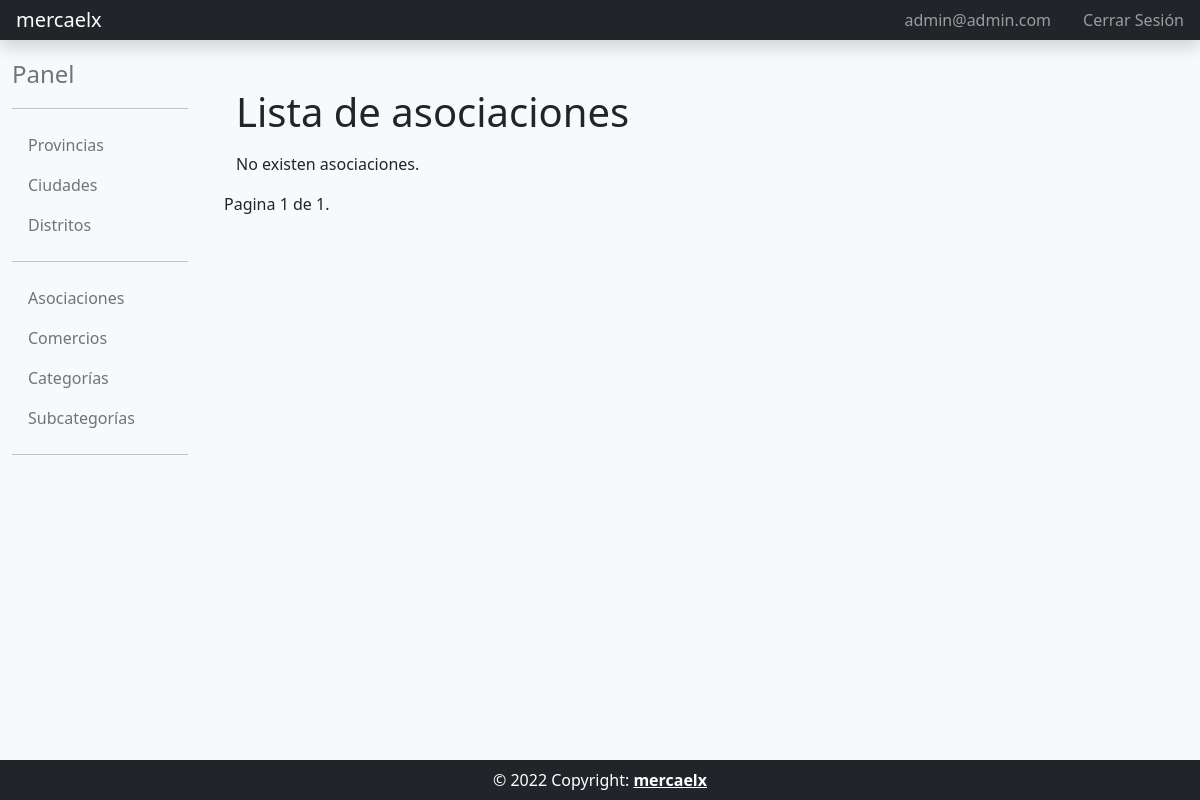
/asociacion_list/ (signed in), run on an earlier commit of the app's database.
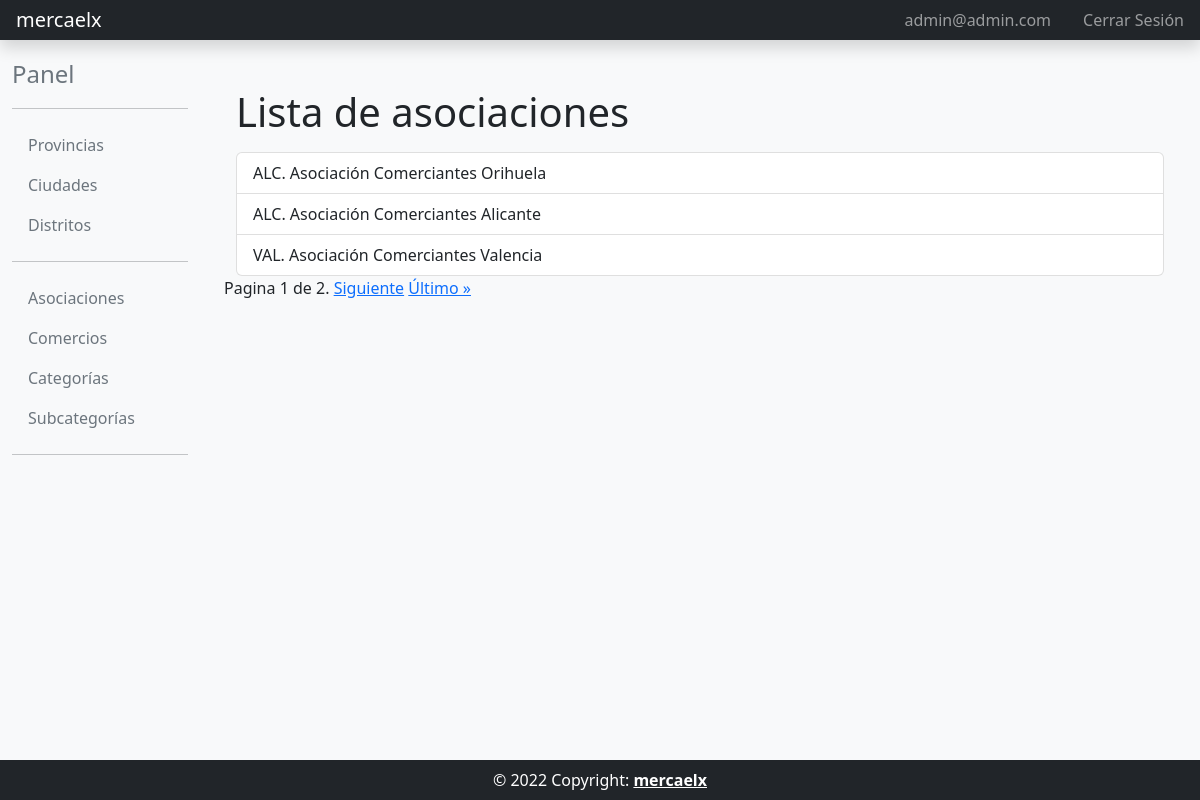
And on a later commit of the database.
### directorio_comercios/models.py (models this page shows)
class Asociacion(models.Model):
    nombre = models.CharField(max_length=256, unique=True)
    direccion = models.TextField(blank=True, null=True)
    ciudad = models.ForeignKey('core.Ciudad', on_delete=models.PROTECT)
    correo_electronico = models.EmailField(blank=True, null=True)
    telefono = models.CharField(max_length=15,blank=True,null=True,
    )
    def __str__(self):
        return f"{self.ciudad.provincia.codigo}. {self.nombre}"
    class Meta:
        unique_together = ('ciudad', 'nombre')
        verbose_name = 'Asociación'
        verbose_name_plural = 'Asociaciones'
        ordering = ['ciudad__codigo', 'nombre']

### core/models.py (models this page shows, shortened)
class Ciudad(models.Model):
    codigo = models.CharField(max_length=10, unique=True)
    nombre = models.CharField(max_length=256, unique=True)
    provincia = models.ForeignKey(Provincia, on_delete=models.PROTECT)
    class Meta:
        verbose_name = 'Ciudad'
        verbose_name_plural = 'Ciudades'
        ordering = ['nombre']

class Provincia(models.Model):
    codigo = models.CharField(max_length=10, unique=True)
    nombre = models.CharField(max_length=255, unique=True)
    class Meta:
        verbose_name = 'Provincia' # Nombre en singular
        verbose_name_plural = 'Provincias' # Nombre en plural
        ordering = ['nombre'] # Ordenar por nombre

### directorio_comercios/views.py (the view)
# urls.py: path('asociacion_list/', comercios_views.AsociacionListView.as_view(), name='asociacion_list'),
class AsociacionListView(LoginRequiredMixin, OrderedListMixin, ListView):
    model = Asociacion
    template_name = 'directorio_comercios/asociacion_list.html'
    paginate_by = 3

### common/mixins.py (called while the page is built)
    def get_queryset(self):
        queryset = super().get_queryset()
        ordering = self.request.GET.get('ordering', 'asc')
        if ordering == 'desc':
            return queryset.order_by('-id')
        return queryset.order_by('id')

    @method_decorator(login_required)
    def dispatch(self, *args, **kwargs):
        return super().dispatch(*args, **kwargs)

### templates/directorio_comercios/asociacion_list.html
{% extends "common/base_intranet.html" %}
{% block main_content %}
<div class="container">
    <h1>Lista de asociaciones</h1>
    <ul class="list-group mt-3">
    {% for asociacion in object_list %}
        <a href="{% url 'asociacion_detail' pk=asociacion.id %}" class="list-group-item list-group-item-action">{{ asociacion }}</a>
    {% empty %}
        <p>No existen asociaciones.</p>
    {% endfor %}
    </ul>
</div>
{% include 'common/pagination.html' %}
{% endblock main_content %}

What changed in the data, as far as the page shows it:
added Asociacion: ciudad+nombre "ALC. Asociación Comerciantes Orihuela"
added Asociacion: ciudad+nombre "ALC. Asociación Comerciantes Alicante"
added Asociacion: ciudad+nombre "VAL. Asociación Comerciantes Valencia"
Also different on the page:
{{ page_obj.paginator.num_pages }}: "1" → "2"
text no longer shown: "No existen asociaciones."
text now shown: "Siguiente Último »"
